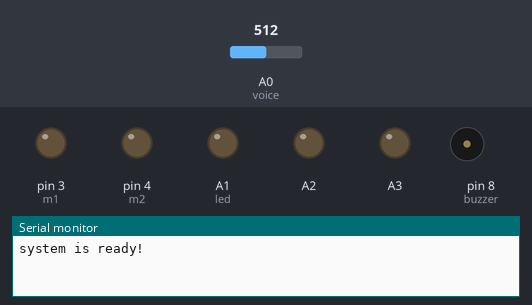
This sketch was run on a simulated Arduino Uno, built with avr-gcc and run on an emulated ATmega328P. Parts: output pins drawn as LEDs (lit = HIGH), buzzer (waves = sounding, pin HIGH), the last lines printed to the serial monitor. Inputs (shaded band) come from the test bench; at power-on: A0 (voice) = 512. The local clock reads 2024-03-15 10:24:30 at power-on unless the sketch sets it; the modem accepts every AT command (registered, SIM ready, sends succeed) and sends nothing else.

Above: at 0.1 s.
At 9.2 s:
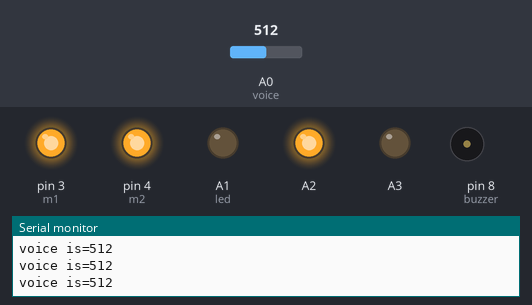
9.3 s: A0 (voice) set to 692
11.2 s: A0 (voice) set to 708
At 12.6 s:
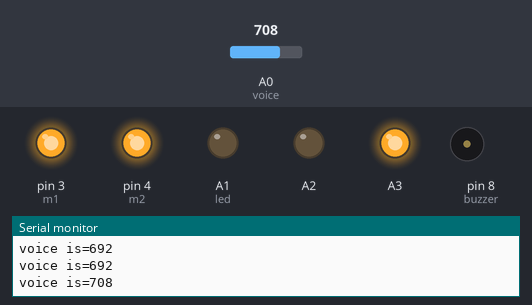
Timing chart, 0 to 14.2 s (numbered marks = the images above; inputs shaded):
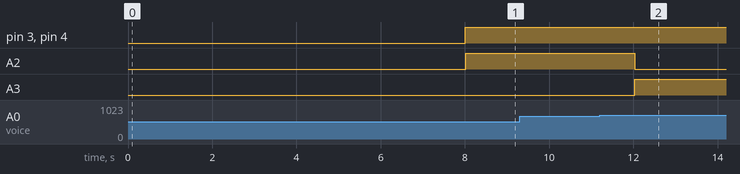

The sketch:

sketch_aug06a.ino
```cpp
#include <Wire.h>
#include <TimeLib.h>
#include <DS1307RTC.h>
#include <SoftwareSerial.h>
#define WIFI_TX       11
#define WIFI_RX       10

SoftwareSerial wifi(WIFI_RX, WIFI_TX);   //RX, TX
String _comdata_wifi = "";

int voice = A0;//声音传感器
char ledtmp;//led
int m1 = 3;//mp3
int m2 = 4;//mp3
int buzzer = 8;

int counter=0; //声音计数
int exit_counter=0;

void setup(){
  Serial.begin(9600);
  Serial.println("system is ready!");
  wifi.begin(115200);
  delay(500);
  wifi.println("AT+CWQAP\r\n");
  delay(500);
  wifi.println("AT+CWMODE=3\r\n");
  delay(500);
//  wifi.println("AT+RST\r\n");
//  delay(1000);
 // wifi.println("AT+CWSAP=\"AlphaThink\",\"123456789\",1,0\r\n");
// delay(500);
  wifi.println("AT+CIPMUX=0\r\n");
  delay(500);
  wifi.println("AT+CIPMODE=1\r\n");
  delay(500);

  wifi.println("AT+CWJAP=\"123456789\",\"123456789\"\r\n");
  delay(5000);
  wifi.println("AT+CIPSTART=\"TCP\",\"192.168.1.108\",9092\r\n");
  delay(500);
//  wifi.println("AT+CIPSEND\r\n");
//  delay(1000);
//  wifi.println("AT+CIPSERVER=1\r\n");
//  delay(500);

  pinMode(A1,OUTPUT);//led
  pinMode(A2,OUTPUT);
  pinMode(A3,OUTPUT);

  pinMode(m1,OUTPUT);//mp3
  pinMode(m2,OUTPUT);

  pinMode(voice,INPUT);
  pinMode(buzzer,OUTPUT);
}

void loop() {
//      while(Serial.available() > 0)
//     {
//      Serial.read();
//     }
//
//     while(wifi.available() > 0)
//     {
//      wifi.read();
//     }

//    wifi.println("AT\r\n");
//  delay(500);

   digitalWrite(3,HIGH);
   digitalWrite(4,HIGH);
   digitalWrite(5,HIGH);
   digitalWrite(6,HIGH);
   digitalWrite(7,HIGH);
//  getWifiSerialData();

   tmElements_t tm;
   RTC.read(tm);

  // delay(1000);          测试串口时用

  if(tm.Hour>= 1 && tm.Hour <= 23 && tm.Minute >= 0 && tm.Minute <= 59 )   // 22点开始到23点开始工作(两个小时)
    {
         digitalWrite(A2,HIGH);//绿灯亮
         digitalWrite(A1,LOW);
         digitalWrite(A3,LOW);
         //delay(1000);

         /*         提醒休息语句        */

         int tmp=analogRead(voice);

         //测试使用
         Serial.print("voice is=");
         Serial.println(tmp);
         delay(500);                     // 测声音延时，可根据需求调整

         if(tmp>700) {                      //有声音
            digitalWrite(A3,HIGH);//蓝灯亮
            digitalWrite(A1,LOW);
            digitalWrite(A2,LOW);
            delay(1000);
            Serial.println("HIGH!!!");
            int start_M = tm.Minute;
            int start_S = tm.Second;
            print2digits(tm.Minute);
            Serial.write(':');
            print2digits(tm.Second);
            Serial.println("");
            while(analogRead(voice)>700){
              RTC.read(tm);
              Serial.print("s");              // 测试使用
             // delay(100);
            }
            int end_M = tm.Minute;
            int end_S = tm.Second;
            print2digits(tm.Minute);
            Serial.write(':');
            print2digits(tm.Second);
            Serial.println("");

            if(((end_M - start_M)*60+(end_S-start_S)) >= 1){      // 最少讲 1秒 开始计时

               Serial.println("开始计数！");
               while(1)
               {
                  tmp=analogRead(voice);
                  if(tmp>700)
                  {
                    counter++;
                    Serial.println(counter);
                    }
                   else
                   {
                     exit_counter++;
                    }
                    tmp=0;
                   delay(1000);
                  if(counter >= 10 ) //达到这个标准就报警
                  {
                    //报警提示
                    // MP3  +  灯泡
                    digitalWrite(A1,HIGH);//红灯亮
                    digitalWrite(A2,LOW);
                    digitalWrite(A3,LOW);
                    delay(1000);
                    digitalWrite(m1,LOW);
                    digitalWrite(4,HIGH);
                    digitalWrite(5,HIGH);
                    digitalWrite(6,HIGH);
                    digitalWrite(7,HIGH);
                   for(int i=0;i<100;i++)
                  {
                    digitalWrite(buzzer,HIGH);//发声音
                    delay(1);//延时1ms
                    digitalWrite(buzzer,LOW);//不发声音
                    delay(1);//延时ms
                   }

                  /* 开始录声音  ！！！！！！*/

                    Serial.println(_comdata_wifi);
                    Serial.println("\r\n");

                  //   wifi.println("AT+CIPSEND=0,23\r\n");
                  //    delay(1000);
                  //wifi.println("AT+CIPSEND=0,5\r\n");
                  // wifi.println(tmp);

                   wifi.println("AT+CIPSEND\r\n");
                   delay(1000);
                   wifi.println("0#192.168.170.221#1-01#");
                   delay(500);
                   wifi.print("+++");
                   delay(500);

                               while(wifi.available() > 0)
                               {
                                wifi.read();
                               }

                   digitalWrite(buzzer,LOW);
                   _comdata_wifi = String("");
                        break;
                    }
                  if(exit_counter >= 5)
                  {
                    break;
                    }
                }

               counter=0;   //清零操作
               exit_counter=0;
            }
         }
    }
//      while(Serial.available() > 0)
//     {
//      Serial.read();
//     }
//         while(wifi.available() > 0)
//     {
//      wifi.read();
//     }

}

void print2digits(int number) {                   // 时间格式转换函数
  if (number >= 0 && number < 10) {
    Serial.write('0');
  }
  Serial.print(number);
}

void getWifiSerialData()
{
  while (wifi.available() > 0)
  {
    _comdata_wifi += char(wifi.read());
    delay(4);
  }
}
```

Measured:
- the behaviour switches between 700 and 701 on A0 (voice) (found by bisection; images 1 and 2)
- after the input at 11.2 s, A2: HIGH → LOW after 0.83 s; A3: LOW → HIGH after 0.83 s
